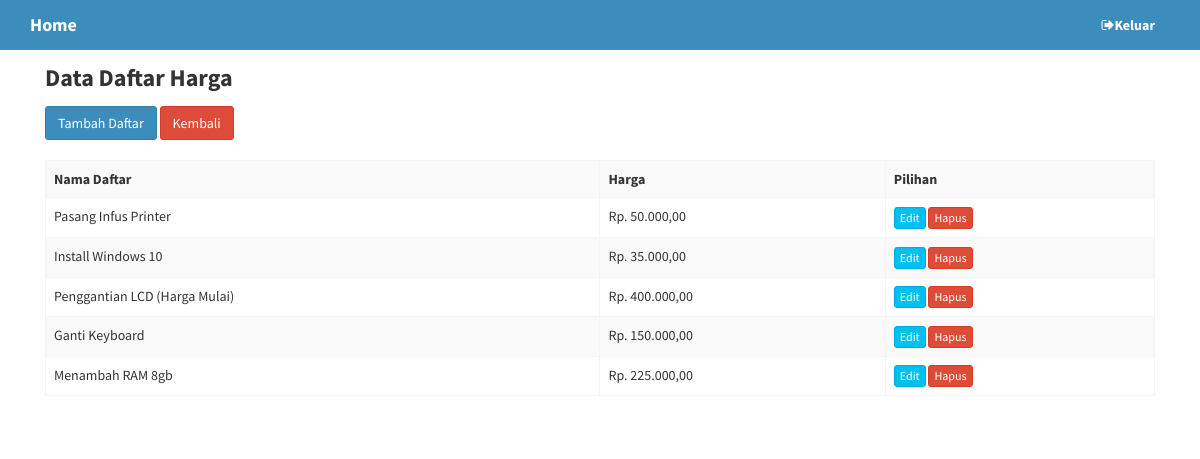
Page /halaman/admin/index.php?halaman=daftar (signed in) on the committed database.
### tables this page shows
CREATE TABLE `daftar` (
  `id` int(50) NOT NULL,
  `nama` varchar(50) DEFAULT NULL,
  `harga` int(50) DEFAULT NULL
);

### model/m_daftar.php (called while the page is built, shortened)
<?php
	class Daftar {
		private $mysqli;
		function __construct($conn) {
			$this->mysqli = $conn;
		}
		public function tampil($id = null) {
			$db = $this->mysqli->conn;
			$sql = "SELECT * FROM daftar";
			$query = $db->query($sql) or die ($db->error);
			return $query;
		}
	}
 ?>

### halaman/admin/daftar.php (the view, shortened to what this page needs)
<?php
include "../../model/m_daftar.php";
$daftar = new Daftar($connection);
if(@$_GET['act'] == ''){
 ?>
<div class="container">
<section class="content-header">
        <h1>
          <b>Data Daftar Harga</b>
        </h1>
</section>
<section class="content">
        <div class="row">
          <div class="col-lg-12">
            <button type="button" class="btn btn-primary" data-toggle="modal" data-target="#tambah">Tambah Daftar</button>
             <button type="button" class="btn btn-danger" onclick="history.back(-1)">
            Kembali
            </button>
            <br>
            <br>
              <div class="table-responsive">
              <table class="table table-bordered table-hover table-striped">
                <tr>
                  <th>Nama Daftar</th>
                  <th>Harga</th>
                  <th>Pilihan</th>
                </tr>
                <?php
                  $tampil= $daftar->tampil();
                  while($data = $tampil->fetch_object()){
                   ?>
                <tr>
                  <td><?=$data->nama; ?></td>
                  <td>Rp. <?=number_format($data->harga,0,".","."),',00' ?></td>
                  <td>
                    <a id="edit_daftar" data-toggle="modal" data-target="#edit"
                      data-id="<?=$data->id; ?>"
                      data-nama="<?=$data->nama; ?>"
                      data-harga="<?=$data->harga; ?>">
                    <button class="btn btn-info btn-xs">Edit</button>
                    </a>
                    <a href="?halaman=daftar&act=del&id=<?=$data->id; ?>" onclick="return confirm('Apakah anda yakin ?')">
                    <button class="btn btn-danger btn-xs">Hapus</button>
                    </a>
                  </td>
                </tr>
                <?php } ?>
              </table>
            </div>
          </div>
        </div>
</section>
</div>
 <?php
}else if(@$_GET['act']=='del') {
  $daftar->hapus($_GET['id']);
  header("location: ?halaman=daftar");
}

### rows in the picture
daftar: nama "Pasang Infus Printer", harga "50.000"
daftar: nama "Install Windows 10", harga "35.000"
daftar: nama "Penggantian LCD (Harga Mulai)", harga "400.000"
daftar: nama "Ganti Keyboard", harga "150.000"
daftar: nama "Menambah RAM 8gb", harga "225.000"
